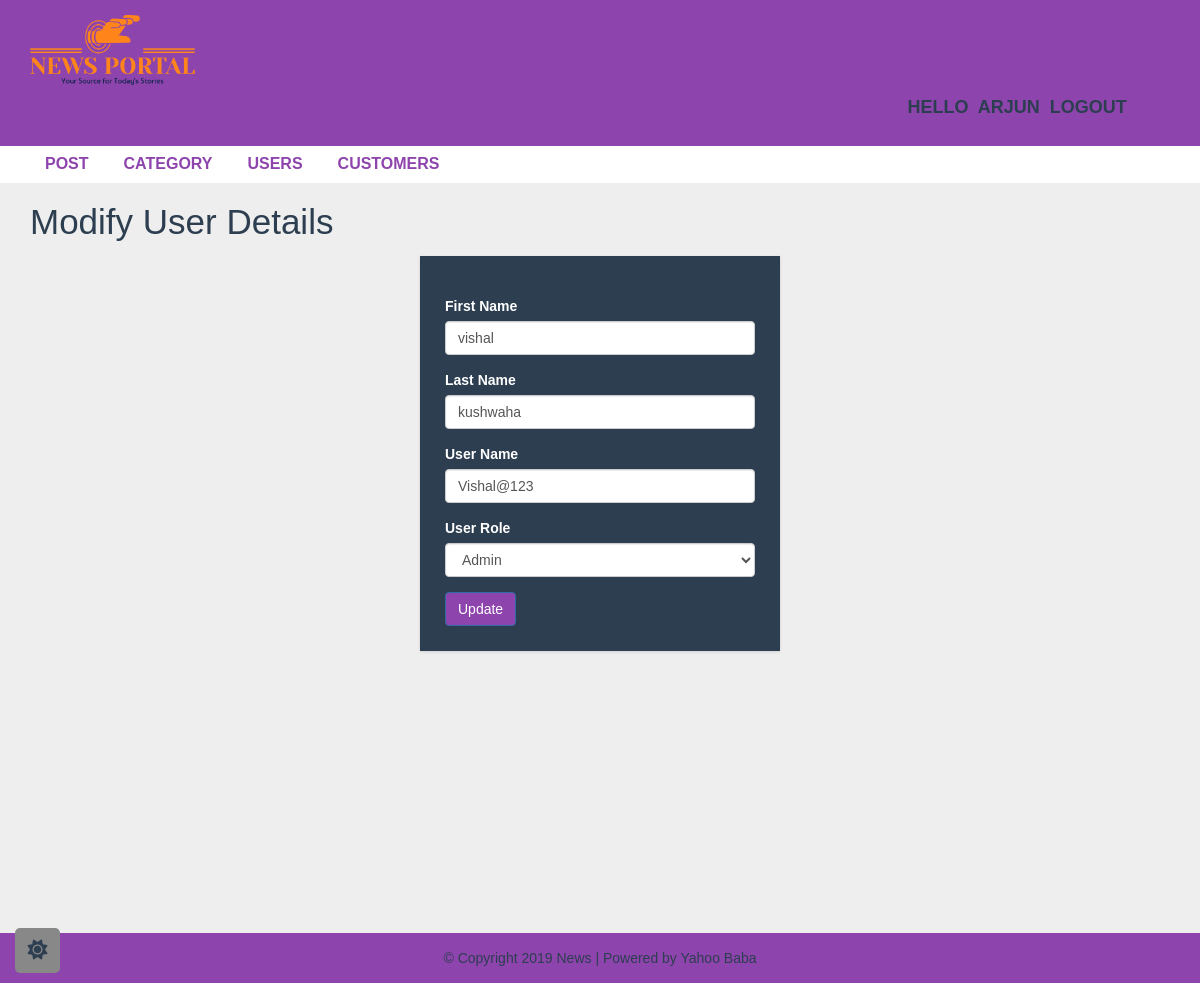
/admin/update-user.php?id=29 (signed in), run on the app's committed database.
### tables this page shows
CREATE TABLE `user` (
  `user_id` int(10) UNSIGNED NOT NULL,
  `first_name` varchar(30) NOT NULL,
  `last_name` varchar(30) NOT NULL,
  `username` varchar(30) DEFAULT NULL,
  `password` varchar(40) DEFAULT NULL,
  `role` int(11) NOT NULL
);

### admin/update-user.php (the view, shortened to what this page needs)
<?php
include("config.php");
$id = $_GET['id'];
$sql = "SELECT * FROM user WHERE user_id=$id";
$result = mysqli_query($conn, $sql) or die("connection failed:" . mysqli_connect_errno());
$row = mysqli_fetch_assoc($result);
?>
<?php include "header.php"; ?>
<div id="admin-content">
    <div class="container">
        <div class="row">
            <div class="col-md-12">
                <h1 class="admin-heading">Modify User Details</h1>
            </div>
            <div class="col-md-offset-4 col-md-4">
                <form action="<?php $_SERVER['PHP_SELF']; ?>" method="POST">
                    <div class="form-group">
                        <label>First Name</label>
                        <input type="text" name="f_name" class="form-control" value="<?php echo $row['first_name']; ?>"
                            placeholder="" required>
                    </div>
                    <div class="form-group">
                        <label>Last Name</label>
                        <input type="text" name="l_name" class="form-control" value="<?php echo $row['last_name']; ?>"
                            placeholder="" required>
                    </div>
                    <div class="form-group">
                        <label>User Name</label>
                        <input type="text" name="username" class="form-control" value="<?php echo $row['username']; ?>"
                            placeholder="" required>
                    </div>
                    <div class="form-group">
                        <label>User Role</label>
                        <select class="form-control" name="role">
                            <?php
                            if ($row['role'] == 1) {
                                echo "<option value='1' selected>Admin</option>";
                            } else {
                                echo "<option value='0' selected>normal User</option>";
                                echo "<option value='1'>Admin</option>";
                            }
                            ?>
                        </select>
            </div>
            <input type="submit" name="submit" class="btn btn-primary" value="Update" required />
            </form>
        </div>
    </div>
</div>
</div>
<?php include "footer.php"; ?>

### css/style.css (style rules this page uses)
:root { --main-color: #8e44ad; --red: #e74c3c; --orange: #f39c12; --white: #fff; --black: #2c3e50; --light-color: #888; --light-bg: #eee; --border: .1rem solid rgba(0, 0, 0, .2); }
body { background: var(--light-bg); font-family: sans-serif,arial,Helvetica; transition: .2s linear; }
#admin-content { padding: 20px 0; min-height: 750px; }
#admin-content .admin-heading { font-size: 35px; margin: 0 0 15px; color: var(--black); }
form { background: var(--black); padding: 25px; box-shadow:0 1px 3px rgba(0, 0, 0, 0.13); }
.form-group>label { color: var(--white); }

### data on the page
user: f_name "vishal", l_name "kushwaha", username "Vishal@123", role "Admin"

### other printed values
$_SESSION["username"] "ARJUN"
